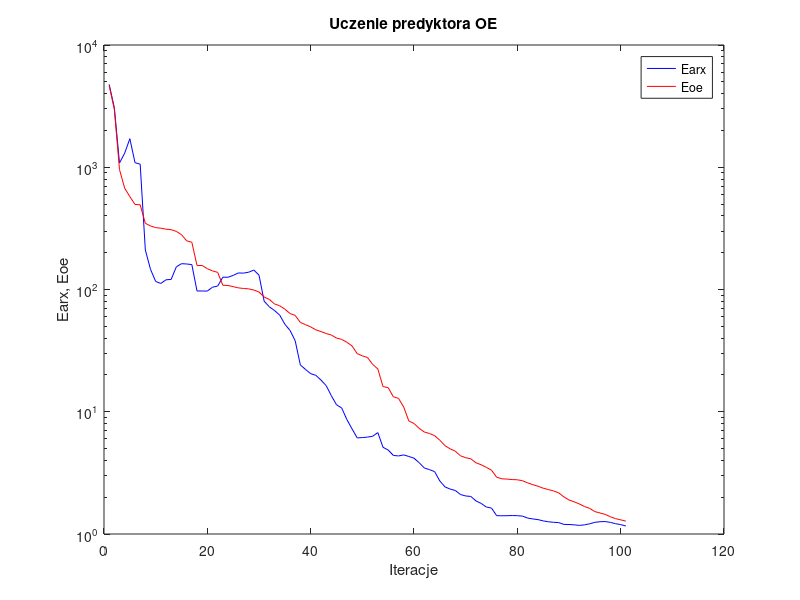
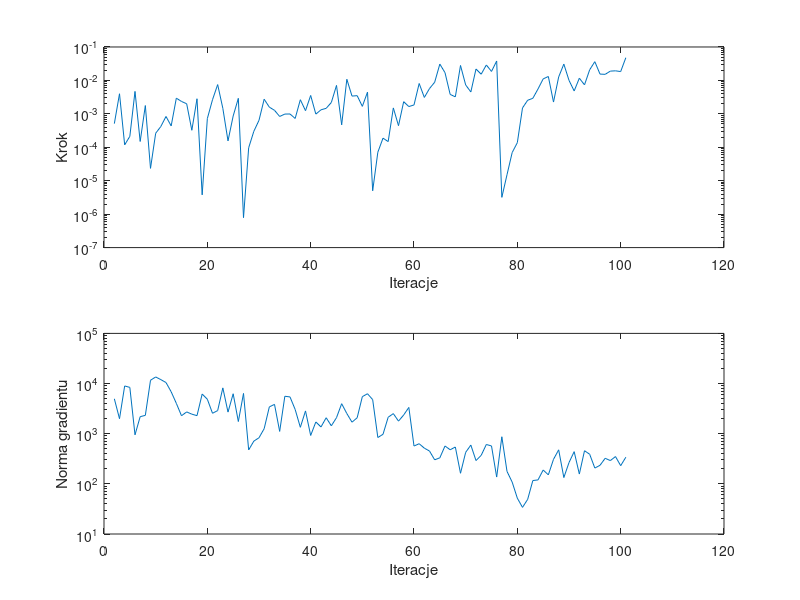

MATLAB code for these plots, in order:
%uczenie predyktora oe
clear all;
n=0; farx(n+1)=4.756582e+003; foe(n+1)=4.646700e+003; wspucz(n+1)=0.000000e+000; ng(n+1)=0.000000e+000;
%odnowa zmiennej metryki
n=1; farx(n+1)=3.069427e+003; foe(n+1)=2.979750e+003; krok(n+1)=5.100741e-004; ng(n+1)=4.965827e+003;
n=2; farx(n+1)=1.083894e+003; foe(n+1)=9.562823e+002; krok(n+1)=3.990929e-003; ng(n+1)=1.991567e+003;
n=3; farx(n+1)=1.303075e+003; foe(n+1)=6.744483e+002; krok(n+1)=1.180809e-004; ng(n+1)=8.955524e+003;
n=4; farx(n+1)=1.712343e+003; foe(n+1)=5.751797e+002; krok(n+1)=2.125792e-004; ng(n+1)=8.378058e+003;
n=5; farx(n+1)=1.090163e+003; foe(n+1)=4.961489e+002; krok(n+1)=4.693644e-003; ng(n+1)=9.492481e+002;
n=6; farx(n+1)=1.060125e+003; foe(n+1)=4.931203e+002; krok(n+1)=1.492510e-004; ng(n+1)=2.183999e+003;
n=7; farx(n+1)=2.106130e+002; foe(n+1)=3.482298e+002; krok(n+1)=1.772228e-003; ng(n+1)=2.320306e+003;
n=8; farx(n+1)=1.462290e+002; foe(n+1)=3.308775e+002; krok(n+1)=2.342760e-005; ng(n+1)=1.162074e+004;
n=9; farx(n+1)=1.163455e+002; foe(n+1)=3.209684e+002; krok(n+1)=2.625683e-004; ng(n+1)=1.353237e+004;
n=10; farx(n+1)=1.120844e+002; foe(n+1)=3.170536e+002; krok(n+1)=4.187132e-004; ng(n+1)=1.197002e+004;
n=11; farx(n+1)=1.200596e+002; foe(n+1)=3.115032e+002; krok(n+1)=8.351411e-004; ng(n+1)=1.047724e+004;
n=12; farx(n+1)=1.209470e+002; foe(n+1)=3.085809e+002; krok(n+1)=4.356528e-004; ng(n+1)=6.854383e+003;
n=13; farx(n+1)=1.533274e+002; foe(n+1)=2.987062e+002; krok(n+1)=2.947309e-003; ng(n+1)=4.026853e+003;
n=14; farx(n+1)=1.626295e+002; foe(n+1)=2.810415e+002; krok(n+1)=2.348414e-003; ng(n+1)=2.279670e+003;
n=15; farx(n+1)=1.616988e+002; foe(n+1)=2.501151e+002; krok(n+1)=2.004465e-003; ng(n+1)=2.718364e+003;
n=16; farx(n+1)=1.598855e+002; foe(n+1)=2.433856e+002; krok(n+1)=3.229906e-004; ng(n+1)=2.450978e+003;
n=17; farx(n+1)=9.727317e+001; foe(n+1)=1.573098e+002; krok(n+1)=2.827499e-003; ng(n+1)=2.290698e+003;
n=18; farx(n+1)=9.722161e+001; foe(n+1)=1.571383e+002; krok(n+1)=3.779703e-006; ng(n+1)=6.178111e+003;
n=19; farx(n+1)=9.710218e+001; foe(n+1)=1.479283e+002; krok(n+1)=7.209870e-004; ng(n+1)=4.869381e+003;
n=20; farx(n+1)=1.044353e+002; foe(n+1)=1.420146e+002; krok(n+1)=2.647020e-003; ng(n+1)=2.554681e+003;
n=21; farx(n+1)=1.066559e+002; foe(n+1)=1.380806e+002; krok(n+1)=7.504897e-003; ng(n+1)=2.891101e+003;
n=22; farx(n+1)=1.261311e+002; foe(n+1)=1.083130e+002; krok(n+1)=1.461943e-003; ng(n+1)=8.195654e+003;
n=23; farx(n+1)=1.259776e+002; foe(n+1)=1.078533e+002; krok(n+1)=1.552961e-004; ng(n+1)=2.695226e+003;
n=24; farx(n+1)=1.303896e+002; foe(n+1)=1.055016e+002; krok(n+1)=8.631728e-004; ng(n+1)=6.257508e+003;
n=25; farx(n+1)=1.365669e+002; foe(n+1)=1.031512e+002; krok(n+1)=2.914397e-003; ng(n+1)=1.747905e+003;
%odnowa zmiennej metryki
n=26; farx(n+1)=1.361697e+002; foe(n+1)=1.019236e+002; krok(n+1)=7.850897e-007; ng(n+1)=6.355693e+003;
n=27; farx(n+1)=1.384914e+002; foe(n+1)=1.012408e+002; krok(n+1)=9.675577e-005; ng(n+1)=4.749189e+002;
n=28; farx(n+1)=1.442882e+002; foe(n+1)=9.896290e+001; krok(n+1)=3.007977e-004; ng(n+1)=7.113241e+002;
n=29; farx(n+1)=1.310599e+002; foe(n+1)=9.546267e+001; krok(n+1)=6.421814e-004; ng(n+1)=8.300473e+002;
n=30; farx(n+1)=8.016254e+001; foe(n+1)=8.675529e+001; krok(n+1)=2.742688e-003; ng(n+1)=1.259637e+003;
n=31; farx(n+1)=7.220472e+001; foe(n+1)=8.298325e+001; krok(n+1)=1.587460e-003; ng(n+1)=3.422608e+003;
n=32; farx(n+1)=6.732715e+001; foe(n+1)=7.617619e+001; krok(n+1)=1.276921e-003; ng(n+1)=3.841677e+003;
n=33; farx(n+1)=6.179198e+001; foe(n+1)=7.360855e+001; krok(n+1)=8.351411e-004; ng(n+1)=1.110476e+003;
n=34; farx(n+1)=5.203112e+001; foe(n+1)=6.904907e+001; krok(n+1)=9.854180e-004; ng(n+1)=5.579416e+003;
n=35; farx(n+1)=4.630280e+001; foe(n+1)=6.359904e+001; krok(n+1)=9.914730e-004; ng(n+1)=5.408854e+003;
n=36; farx(n+1)=3.812945e+001; foe(n+1)=6.143234e+001; krok(n+1)=7.286945e-004; ng(n+1)=3.040442e+003;
n=37; farx(n+1)=2.417025e+001; foe(n+1)=5.377002e+001; krok(n+1)=2.647552e-003; ng(n+1)=1.340908e+003;
n=38; farx(n+1)=2.219067e+001; foe(n+1)=5.157842e+001; krok(n+1)=1.244450e-003; ng(n+1)=2.845441e+003;
n=39; farx(n+1)=2.049680e+001; foe(n+1)=4.943634e+001; krok(n+1)=3.549942e-003; ng(n+1)=9.220034e+002;
n=40; farx(n+1)=1.985883e+001; foe(n+1)=4.680405e+001; krok(n+1)=9.824964e-004; ng(n+1)=1.713760e+003;
n=41; farx(n+1)=1.815265e+001; foe(n+1)=4.527234e+001; krok(n+1)=1.320637e-003; ng(n+1)=1.363395e+003;
n=42; farx(n+1)=1.636574e+001; foe(n+1)=4.365728e+001; krok(n+1)=1.463096e-003; ng(n+1)=2.079757e+003;
n=43; farx(n+1)=1.352290e+001; foe(n+1)=4.241620e+001; krok(n+1)=2.187783e-003; ng(n+1)=1.436901e+003;
n=44; farx(n+1)=1.141152e+001; foe(n+1)=4.007943e+001; krok(n+1)=7.088910e-003; ng(n+1)=2.087963e+003;
n=45; farx(n+1)=1.074127e+001; foe(n+1)=3.907705e+001; krok(n+1)=4.690560e-004; ng(n+1)=3.964907e+003;
n=46; farx(n+1)=8.648356e+000; foe(n+1)=3.704090e+001; krok(n+1)=1.082825e-002; ng(n+1)=2.522069e+003;
n=47; farx(n+1)=7.252721e+000; foe(n+1)=3.455238e+001; krok(n+1)=3.400118e-003; ng(n+1)=1.696933e+003;
n=48; farx(n+1)=6.115247e+000; foe(n+1)=2.991084e+001; krok(n+1)=3.500453e-003; ng(n+1)=2.078707e+003;
n=49; farx(n+1)=6.146261e+000; foe(n+1)=2.865469e+001; krok(n+1)=1.675019e-003; ng(n+1)=5.480935e+003;
n=50; farx(n+1)=6.204365e+000; foe(n+1)=2.778879e+001; krok(n+1)=4.464102e-003; ng(n+1)=6.263086e+003;
%odnowa zmiennej metryki
n=51; farx(n+1)=6.304585e+000; foe(n+1)=2.440868e+001; krok(n+1)=5.005977e-006; ng(n+1)=4.784025e+003;
n=52; farx(n+1)=6.751221e+000; foe(n+1)=2.238548e+001; krok(n+1)=7.130722e-005; ng(n+1)=8.394647e+002;
n=53; farx(n+1)=5.121780e+000; foe(n+1)=1.605589e+001; krok(n+1)=1.874926e-004; ng(n+1)=9.722079e+002;
n=54; farx(n+1)=4.863222e+000; foe(n+1)=1.576051e+001; krok(n+1)=1.482218e-004; ng(n+1)=2.128348e+003;
n=55; farx(n+1)=4.394001e+000; foe(n+1)=1.325673e+001; krok(n+1)=1.504792e-003; ng(n+1)=2.514129e+003;
n=56; farx(n+1)=4.350359e+000; foe(n+1)=1.286580e+001; krok(n+1)=4.430569e-004; ng(n+1)=1.780931e+003;
n=57; farx(n+1)=4.437630e+000; foe(n+1)=1.094109e+001; krok(n+1)=2.312019e-003; ng(n+1)=2.360686e+003;
n=58; farx(n+1)=4.307256e+000; foe(n+1)=8.403900e+000; krok(n+1)=1.651654e-003; ng(n+1)=3.342088e+003;
n=59; farx(n+1)=4.170946e+000; foe(n+1)=8.013028e+000; krok(n+1)=1.846469e-003; ng(n+1)=5.674737e+002;
n=60; farx(n+1)=3.827773e+000; foe(n+1)=7.318247e+000; krok(n+1)=8.099144e-003; ng(n+1)=6.310753e+002;
n=61; farx(n+1)=3.466869e+000; foe(n+1)=6.827358e+000; krok(n+1)=3.096185e-003; ng(n+1)=5.147852e+002;
n=62; farx(n+1)=3.361087e+000; foe(n+1)=6.643440e+000; krok(n+1)=5.711090e-003; ng(n+1)=4.513079e+002;
n=63; farx(n+1)=3.236511e+000; foe(n+1)=6.368106e+000; krok(n+1)=8.816889e-003; ng(n+1)=3.014139e+002;
n=64; farx(n+1)=2.714309e+000; foe(n+1)=5.852124e+000; krok(n+1)=3.081106e-002; ng(n+1)=3.304630e+002;
n=65; farx(n+1)=2.428522e+000; foe(n+1)=5.278429e+000; krok(n+1)=1.706649e-002; ng(n+1)=5.684148e+002;
n=66; farx(n+1)=2.330365e+000; foe(n+1)=4.973270e+000; krok(n+1)=3.816075e-003; ng(n+1)=4.781516e+002;
n=67; farx(n+1)=2.270394e+000; foe(n+1)=4.751806e+000; krok(n+1)=3.225080e-003; ng(n+1)=5.425785e+002;
n=68; farx(n+1)=2.102347e+000; foe(n+1)=4.361943e+000; krok(n+1)=2.799347e-002; ng(n+1)=1.626353e+002;
n=69; farx(n+1)=2.047578e+000; foe(n+1)=4.208230e+000; krok(n+1)=7.321912e-003; ng(n+1)=4.248566e+002;
n=70; farx(n+1)=2.028015e+000; foe(n+1)=4.123706e+000; krok(n+1)=4.522618e-003; ng(n+1)=5.930776e+002;
n=71; farx(n+1)=1.864537e+000; foe(n+1)=3.822796e+000; krok(n+1)=2.194150e-002; ng(n+1)=2.914637e+002;
n=72; farx(n+1)=1.778937e+000; foe(n+1)=3.684716e+000; krok(n+1)=1.532189e-002; ng(n+1)=3.697337e+002;
n=73; farx(n+1)=1.663034e+000; foe(n+1)=3.507983e+000; krok(n+1)=2.896961e-002; ng(n+1)=6.095511e+002;
n=74; farx(n+1)=1.629569e+000; foe(n+1)=3.327088e+000; krok(n+1)=1.857911e-002; ng(n+1)=5.696865e+002;
n=75; farx(n+1)=1.411807e+000; foe(n+1)=2.913670e+000; krok(n+1)=3.809820e-002; ng(n+1)=1.365892e+002;
%odnowa zmiennej metryki
n=76; farx(n+1)=1.410037e+000; foe(n+1)=2.826617e+000; krok(n+1)=3.185077e-006; ng(n+1)=8.689738e+002;
n=77; farx(n+1)=1.411390e+000; foe(n+1)=2.813550e+000; krok(n+1)=1.511881e-005; ng(n+1)=1.772188e+002;
n=78; farx(n+1)=1.415968e+000; foe(n+1)=2.789021e+000; krok(n+1)=6.952670e-005; ng(n+1)=1.083723e+002;
n=79; farx(n+1)=1.412284e+000; foe(n+1)=2.776630e+000; krok(n+1)=1.376014e-004; ng(n+1)=5.176811e+001;
n=80; farx(n+1)=1.400737e+000; foe(n+1)=2.727703e+000; krok(n+1)=1.504792e-003; ng(n+1)=3.397368e+001;
n=81; farx(n+1)=1.349149e+000; foe(n+1)=2.619261e+000; krok(n+1)=2.553842e-003; ng(n+1)=4.910685e+001;
n=82; farx(n+1)=1.327987e+000; foe(n+1)=2.532348e+000; krok(n+1)=2.914778e-003; ng(n+1)=1.163248e+002;
n=83; farx(n+1)=1.311527e+000; foe(n+1)=2.458277e+000; krok(n+1)=5.548179e-003; ng(n+1)=1.198319e+002;
n=84; farx(n+1)=1.280707e+000; foe(n+1)=2.369645e+000; krok(n+1)=1.109636e-002; ng(n+1)=1.887179e+002;
n=85; farx(n+1)=1.259305e+000; foe(n+1)=2.309247e+000; krok(n+1)=1.311143e-002; ng(n+1)=1.511741e+002;
n=86; farx(n+1)=1.246566e+000; foe(n+1)=2.251935e+000; krok(n+1)=2.254077e-003; ng(n+1)=3.082947e+002;
n=87; farx(n+1)=1.239868e+000; foe(n+1)=2.170634e+000; krok(n+1)=1.269968e-002; ng(n+1)=4.766696e+002;
n=88; farx(n+1)=1.198449e+000; foe(n+1)=2.013500e+000; krok(n+1)=3.076926e-002; ng(n+1)=1.335067e+002;
n=89; farx(n+1)=1.195461e+000; foe(n+1)=1.897631e+000; krok(n+1)=1.004449e-002; ng(n+1)=2.654497e+002;
n=90; farx(n+1)=1.188828e+000; foe(n+1)=1.833465e+000; krok(n+1)=4.838912e-003; ng(n+1)=4.385621e+002;
n=91; farx(n+1)=1.175915e+000; foe(n+1)=1.761793e+000; krok(n+1)=1.165911e-002; ng(n+1)=1.568058e+002;
n=92; farx(n+1)=1.188127e+000; foe(n+1)=1.677821e+000; krok(n+1)=7.366454e-003; ng(n+1)=4.576489e+002;
n=93; farx(n+1)=1.211646e+000; foe(n+1)=1.620525e+000; krok(n+1)=2.079162e-002; ng(n+1)=3.892993e+002;
n=94; farx(n+1)=1.246083e+000; foe(n+1)=1.525398e+000; krok(n+1)=3.637216e-002; ng(n+1)=2.064527e+002;
n=95; farx(n+1)=1.259867e+000; foe(n+1)=1.485850e+000; krok(n+1)=1.547432e-002; ng(n+1)=2.342764e+002;
n=96; farx(n+1)=1.264690e+000; foe(n+1)=1.447634e+000; krok(n+1)=1.519649e-002; ng(n+1)=3.232138e+002;
n=97; farx(n+1)=1.244543e+000; foe(n+1)=1.384474e+000; krok(n+1)=1.897240e-002; ng(n+1)=2.910588e+002;
n=98; farx(n+1)=1.214606e+000; foe(n+1)=1.335380e+000; krok(n+1)=1.936726e-002; ng(n+1)=3.500416e+002;
n=99; farx(n+1)=1.194118e+000; foe(n+1)=1.306088e+000; krok(n+1)=1.839173e-002; ng(n+1)=2.303869e+002;
n=100; farx(n+1)=1.162322e+000; foe(n+1)=1.273731e+000; krok(n+1)=4.784719e-002; ng(n+1)=3.394792e+002;

figure; semilogy(farx,'b'); hold on; semilogy(foe,'r'); xlabel('Iteracje'); ylabel('Earx, Eoe'); legend('Earx','Eoe'); title('Uczenie predyktora OE');
figure; subplot(2,1,1); semilogy(krok); xlabel('Iteracje'); ylabel('Krok');
subplot(2,1,2); semilogy(ng); xlabel('Iteracje'); ylabel('Norma gradientu');
Earx=farx(n+1)
Eoe=foe(n+1)
